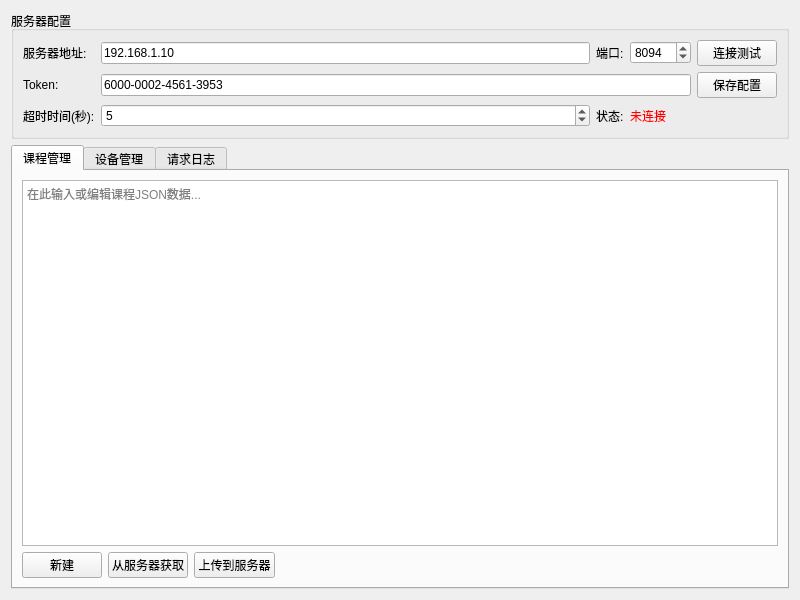
<?xml version="1.0" encoding="UTF-8"?>
<ui version="4.0">
 <class>HttpDataWidget</class>
 <widget class="QWidget" name="HttpDataWidget">
  <property name="geometry">
   <rect>
    <x>0</x>
    <y>0</y>
    <width>800</width>
    <height>600</height>
   </rect>
  </property>
  <property name="windowTitle">
   <string>HTTP数据管理</string>
  </property>
  <layout class="QVBoxLayout" name="verticalLayout">
   <item>
    <widget class="QGroupBox" name="serverGroup">
     <property name="title">
      <string>服务器配置</string>
     </property>
     <layout class="QGridLayout" name="gridLayout">
      <item row="0" column="0">
       <widget class="QLabel" name="labelIp">
        <property name="text">
         <string>服务器地址:</string>
        </property>
       </widget>
      </item>
      <item row="0" column="1">
       <widget class="QLineEdit" name="serverIpEdit">
        <property name="text">
         <string>192.168.1.10</string>
        </property>
       </widget>
      </item>
      <item row="0" column="2">
       <widget class="QLabel" name="labelPort">
        <property name="text">
         <string>端口:</string>
        </property>
       </widget>
      </item>
      <item row="0" column="3">
       <widget class="QSpinBox" name="serverPortSpin">
        <property name="maximum">
         <number>65535</number>
        </property>
        <property name="value">
         <number>8094</number>
        </property>
       </widget>
      </item>
      <item row="0" column="4">
       <widget class="QPushButton" name="btnTestConnection">
        <property name="text">
         <string>连接测试</string>
        </property>
       </widget>
      </item>
      <item row="1" column="0">
       <widget class="QLabel" name="labelToken">
        <property name="text">
         <string>Token:</string>
        </property>
       </widget>
      </item>
      <item row="1" column="1" colspan="3">
       <widget class="QLineEdit" name="tokenEdit">
        <property name="text">
         <string>6000-0002-4561-3953</string>
        </property>
       </widget>
      </item>
      <item row="1" column="4">
       <widget class="QPushButton" name="btnSaveConfig">
        <property name="text">
         <string>保存配置</string>
        </property>
       </widget>
      </item>
      <item row="2" column="0">
       <widget class="QLabel" name="labelTimeout">
        <property name="text">
         <string>超时时间(秒):</string>
        </property>
       </widget>
      </item>
      <item row="2" column="1">
       <widget class="QSpinBox" name="timeoutSpin">
        <property name="maximum">
         <number>60</number>
        </property>
        <property name="value">
         <number>5</number>
        </property>
       </widget>
      </item>
      <item row="2" column="2">
       <widget class="QLabel" name="labelStatus">
        <property name="text">
         <string>状态:</string>
        </property>
       </widget>
      </item>
      <item row="2" column="3">
       <widget class="QLabel" name="statusLabel">
        <property name="text">
         <string>未连接</string>
        </property>
        <property name="styleSheet">
         <string notr="true">color: red;</string>
        </property>
       </widget>
      </item>
     </layout>
    </widget>
   </item>
   <item>
    <widget class="QTabWidget" name="tabWidget">
     <property name="currentIndex">
      <number>0</number>
     </property>
     <widget class="QWidget" name="tabCourse">
      <attribute name="title">
       <string>课程管理</string>
      </attribute>
      <layout class="QVBoxLayout" name="verticalLayout_2">
       <item>
        <widget class="QTextEdit" name="courseTextEdit">
         <property name="placeholderText">
          <string>在此输入或编辑课程JSON数据...</string>
         </property>
        </widget>
       </item>
       <item>
        <layout class="QHBoxLayout" name="horizontalLayout">
         <item>
          <widget class="QPushButton" name="btnCourseAdd">
           <property name="text">
            <string>新建</string>
           </property>
          </widget>
         </item>
         <item>
          <widget class="QPushButton" name="btnCourseFetch">
           <property name="text">
            <string>从服务器获取</string>
           </property>
          </widget>
         </item>
         <item>
          <widget class="QPushButton" name="btnCourseUpload">
           <property name="text">
            <string>上传到服务器</string>
           </property>
          </widget>
         </item>
         <item>
          <spacer name="horizontalSpacer">
           <property name="orientation">
            <enum>Qt::Horizontal</enum>
           </property>
           <property name="sizeHint" stdset="0">
            <size>
             <width>40</width>
             <height>20</height>
            </size>
           </property>
          </spacer>
         </item>
        </layout>
       </item>
      </layout>
     </widget>
     <widget class="QWidget" name="tabEquipment">
      <attribute name="title">
       <string>设备管理</string>
      </attribute>
      <layout class="QVBoxLayout" name="verticalLayout_3">
       <item>
        <widget class="QTextEdit" name="equipmentTextEdit">
         <property name="placeholderText">
          <string>在此输入或编辑设备线路JSON数据...</string>
         </property>
        </widget>
       </item>
       <item>
        <layout class="QHBoxLayout" name="horizontalLayout_2">
         <item>
          <widget class="QPushButton" name="btnEquipmentAdd">
           <property name="text">
            <string>新建</string>
           </property>
          </widget>
         </item>
         <item>
          <widget class="QPushButton" name="btnEquipmentFetch">
           <property name="text">
            <string>从服务器获取</string>
           </property>
          </widget>
         </item>
         <item>
          <widget class="QPushButton" name="btnEquipmentUpload">
           <property name="text">
            <string>上传到服务器</string>
           </property>
          </widget>
         </item>
         <item>
          <spacer name="horizontalSpacer_2">
           <property name="orientation">
            <enum>Qt::Horizontal</enum>
           </property>
           <property name="sizeHint" stdset="0">
            <size>
             <width>40</width>
             <height>20</height>
            </size>
           </property>
          </spacer>
         </item>
        </layout>
       </item>
      </layout>
     </widget>
     <widget class="QWidget" name="tabLog">
      <attribute name="title">
       <string>请求日志</string>
      </attribute>
      <layout class="QVBoxLayout" name="verticalLayout_4">
       <item>
        <widget class="QTextEdit" name="logTextEdit">
         <property name="readOnly">
          <bool>true</bool>
         </property>
         <property name="placeholderText">
          <string>请求日志将显示在这里...</string>
         </property>
        </widget>
       </item>
       <item>
        <layout class="QHBoxLayout" name="horizontalLayout_3">
         <item>
          <spacer name="horizontalSpacer_3">
           <property name="orientation">
            <enum>Qt::Horizontal</enum>
           </property>
           <property name="sizeHint" stdset="0">
            <size>
             <width>40</width>
             <height>20</height>
            </size>
           </property>
          </spacer>
         </item>
        </layout>
       </item>
      </layout>
     </widget>
    </widget>
   </item>
  </layout>
 </widget>
 <resources/>
 <connections>
  <connection>
   <sender>btnTestConnection</sender>
   <signal>clicked()</signal>
   <receiver>HttpDataWidget</receiver>
   <slot>onTestConnectionClicked()</slot>
   <hints>
    <hint type="sourcelabel">
     <x>670</x>
     <y>40</y>
    </hint>
    <hint type="destinationlabel">
     <x>399</x>
     <y>299</y>
    </hint>
   </hints>
  </connection>
  <connection>
   <sender>btnSaveConfig</sender>
   <signal>clicked()</signal>
   <receiver>HttpDataWidget</receiver>
   <slot>onSaveConfigClicked()</slot>
   <hints>
    <hint type="sourcelabel">
     <x>670</x>
     <y>70</y>
    </hint>
    <hint type="destinationlabel">
     <x>399</x>
     <y>299</y>
    </hint>
   </hints>
  </connection>
  <connection>
   <sender>btnCourseFetch</sender>
   <signal>clicked()</signal>
   <receiver>HttpDataWidget</receiver>
   <slot>onCourseFetchClicked()</slot>
   <hints>
    <hint type="sourcelabel">
     <x>280</x>
     <y>450</y>
    </hint>
    <hint type="destinationlabel">
     <x>399</x>
     <y>299</y>
    </hint>
   </hints>
  </connection>
  <connection>
   <sender>btnCourseUpload</sender>
   <signal>clicked()</signal>
   <receiver>HttpDataWidget</receiver>
   <slot>onCourseUploadClicked()</slot>
   <hints>
    <hint type="sourcelabel">
     <x>380</x>
     <y>450</y>
    </hint>
    <hint type="destinationlabel">
     <x>399</x>
     <y>299</y>
    </hint>
   </hints>
  </connection>
  <connection>
   <sender>btnEquipmentFetch</sender>
   <signal>clicked()</signal>
   <receiver>HttpDataWidget</receiver>
   <slot>onEquipmentFetchClicked()</slot>
   <hints>
    <hint type="sourcelabel">
     <x>280</x>
     <y>450</y>
    </hint>
    <hint type="destinationlabel">
     <x>399</x>
     <y>299</y>
    </hint>
   </hints>
  </connection>
  <connection>
   <sender>btnEquipmentUpload</sender>
   <signal>clicked()</signal>
   <receiver>HttpDataWidget</receiver>
   <slot>onEquipmentUploadClicked()</slot>
   <hints>
    <hint type="sourcelabel">
     <x>380</x>
     <y>450</y>
    </hint>
    <hint type="destinationlabel">
     <x>399</x>
     <y>299</y>
    </hint>
   </hints>
  </connection>
 </connections>
</ui>
